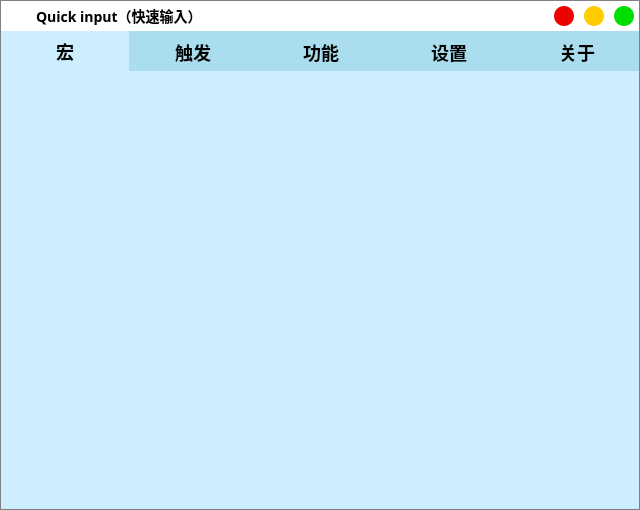
<?xml version="1.0" encoding="UTF-8"?>
<ui version="4.0">
 <class>MainUiClass</class>
 <widget class="QMainWindow" name="MainUiClass">
  <property name="windowModality">
   <enum>Qt::NonModal</enum>
  </property>
  <property name="geometry">
   <rect>
    <x>0</x>
    <y>0</y>
    <width>640</width>
    <height>510</height>
   </rect>
  </property>
  <property name="sizePolicy">
   <sizepolicy hsizetype="Fixed" vsizetype="Fixed">
    <horstretch>0</horstretch>
    <verstretch>0</verstretch>
   </sizepolicy>
  </property>
  <property name="minimumSize">
   <size>
    <width>640</width>
    <height>510</height>
   </size>
  </property>
  <property name="maximumSize">
   <size>
    <width>640</width>
    <height>510</height>
   </size>
  </property>
  <property name="cursor">
   <cursorShape>ArrowCursor</cursorShape>
  </property>
  <property name="mouseTracking">
   <bool>false</bool>
  </property>
  <property name="contextMenuPolicy">
   <enum>Qt::NoContextMenu</enum>
  </property>
  <property name="windowTitle">
   <string>Quick input（快速输入）</string>
  </property>
  <property name="windowIcon">
   <iconset resource="../.res/QuickInput.qrc">
    <normaloff>:/icon.png</normaloff>:/icon.png</iconset>
  </property>
  <property name="autoFillBackground">
   <bool>false</bool>
  </property>
  <property name="styleSheet">
   <string notr="true">*{color:black;border:none;outline:none;font-size:12px;font-family:&quot;Microsoft YaHei&quot;}QMainWindow,QDialog{border:1px solid gray}#titleWidget{background-color:white}#titleWidget *{font-size:14px}#titleWidget QPushButton,#titleWidget QCheckBox::indicator{background-color:#CCC;width:20px;height:20px;border-radius:10px}#titleWidget QCheckBox::indicator:checked{image:url(:/checked.png)}#clientWidget{background-color:#CEF}QMenu,#clientWidget QLineEdit,#clientWidget QTextEdit,#clientWidget QKeyEdit,#clientWidget QCheckBox::indicator,#clientWidget QRadioButton::indicator,#clientWidget QHeaderView,#clientWidget QHeaderView::section,#clientWidget QTableWidget,#clientWidget QTableWidget QTableCornerButton::section,#clientWidget QComboBox,#clientWidget QComboBox QAbstractItemView{background-color:white;color:black}#clientWidget QPushButton,#clientWidget QTabBar::tab,#clientWidget QTabBar::tab:first,#clientWidget QTabBar::tab:last{background-color:#ADE;color:black}#clientWidget QCheckBox::indicator,#clientWidget QRadioButton::indicator{width:20px;height:20px}#clientWidget QComboBox{padding-left:3px}QMenu::item:selected,#clientWidget QPushButton:hover,#clientWidget QCheckBox::indicator:hover,#clientWidget QRadioButton::indicator:hover,#clientWidget QTableWidget::item:hover,#clientWidget QTabBar::tab:hover,#clientWidget QTabBar::tab:first:hover,#clientWidget QTabBar::tab:last:hover{background-color:#BEF;color:black}#clientWidget QTableWidget::item:selected{background-color:#CEF;color:black}#clientWidget QTabBar::tab:selected,#clientWidget QTabBar::tab:first:selected,#clientWidget QTabBar::tab:last:selected{background-color:#CEF;color:black}#clientWidget QCheckBox::indicator:checked,#clientWidget QRadioButton::indicator:checked{image:url(:/checked.png)}#clientWidget #bnWndActive,#clientWidget #bnPos,#clientWidget #bnColorRect{background-color:white}</string>
  </property>
  <property name="animated">
   <bool>true</bool>
  </property>
  <widget class="QWidget" name="mainWidget">
   <property name="styleSheet">
    <string notr="true"/>
   </property>
   <layout class="QVBoxLayout" name="clientBox">
    <property name="spacing">
     <number>0</number>
    </property>
    <property name="leftMargin">
     <number>1</number>
    </property>
    <property name="topMargin">
     <number>1</number>
    </property>
    <property name="rightMargin">
     <number>1</number>
    </property>
    <property name="bottomMargin">
     <number>1</number>
    </property>
    <item>
     <widget class="QWidget" name="titleWidget" native="true">
      <property name="sizePolicy">
       <sizepolicy hsizetype="Preferred" vsizetype="Fixed">
        <horstretch>0</horstretch>
        <verstretch>0</verstretch>
       </sizepolicy>
      </property>
      <property name="minimumSize">
       <size>
        <width>0</width>
        <height>30</height>
       </size>
      </property>
      <property name="maximumSize">
       <size>
        <width>16777215</width>
        <height>30</height>
       </size>
      </property>
      <layout class="QHBoxLayout" name="horizontalLayout">
       <property name="spacing">
        <number>10</number>
       </property>
       <property name="leftMargin">
        <number>5</number>
       </property>
       <property name="topMargin">
        <number>5</number>
       </property>
       <property name="rightMargin">
        <number>5</number>
       </property>
       <property name="bottomMargin">
        <number>5</number>
       </property>
       <item>
        <widget class="QLabel" name="lbIcon">
         <property name="sizePolicy">
          <sizepolicy hsizetype="Fixed" vsizetype="Fixed">
           <horstretch>0</horstretch>
           <verstretch>0</verstretch>
          </sizepolicy>
         </property>
         <property name="minimumSize">
          <size>
           <width>20</width>
           <height>20</height>
          </size>
         </property>
         <property name="mouseTracking">
          <bool>true</bool>
         </property>
         <property name="styleSheet">
          <string notr="true">background:none;border-image:url(:/icon.png);</string>
         </property>
         <property name="text">
          <string/>
         </property>
        </widget>
       </item>
       <item>
        <widget class="QLabel" name="lbTitle">
         <property name="sizePolicy">
          <sizepolicy hsizetype="Preferred" vsizetype="Fixed">
           <horstretch>0</horstretch>
           <verstretch>0</verstretch>
          </sizepolicy>
         </property>
         <property name="maximumSize">
          <size>
           <width>16777215</width>
           <height>20</height>
          </size>
         </property>
         <property name="font">
          <font>
           <family>Microsoft YaHei</family>
           <pointsize>-1</pointsize>
           <weight>75</weight>
           <bold>true</bold>
          </font>
         </property>
         <property name="mouseTracking">
          <bool>true</bool>
         </property>
         <property name="styleSheet">
          <string notr="true"/>
         </property>
         <property name="text">
          <string>Quick input（快速输入）</string>
         </property>
        </widget>
       </item>
       <item>
        <spacer name="titleSpacer">
         <property name="orientation">
          <enum>Qt::Horizontal</enum>
         </property>
         <property name="sizeHint" stdset="0">
          <size>
           <width>0</width>
           <height>0</height>
          </size>
         </property>
        </spacer>
       </item>
       <item>
        <widget class="QPushButton" name="bnClose">
         <property name="sizePolicy">
          <sizepolicy hsizetype="Fixed" vsizetype="Fixed">
           <horstretch>30</horstretch>
           <verstretch>20</verstretch>
          </sizepolicy>
         </property>
         <property name="minimumSize">
          <size>
           <width>20</width>
           <height>20</height>
          </size>
         </property>
         <property name="focusPolicy">
          <enum>Qt::ClickFocus</enum>
         </property>
         <property name="toolTip">
          <string>关闭</string>
         </property>
         <property name="styleSheet">
          <string notr="true">QPushButton{background-color:#E00;width:20px;height:20px;border-radius:10px;}
QPushButton:hover{background-color:#C00;}</string>
         </property>
         <property name="text">
          <string/>
         </property>
        </widget>
       </item>
       <item>
        <widget class="QPushButton" name="bnHide">
         <property name="sizePolicy">
          <sizepolicy hsizetype="Fixed" vsizetype="Fixed">
           <horstretch>30</horstretch>
           <verstretch>20</verstretch>
          </sizepolicy>
         </property>
         <property name="minimumSize">
          <size>
           <width>20</width>
           <height>20</height>
          </size>
         </property>
         <property name="focusPolicy">
          <enum>Qt::ClickFocus</enum>
         </property>
         <property name="toolTip">
          <string>隐藏</string>
         </property>
         <property name="styleSheet">
          <string notr="true">QPushButton{background-color:#FC0;width:20px;height:20px;border-radius:10px;}
QPushButton:hover{background-color:#DA0;}</string>
         </property>
         <property name="text">
          <string/>
         </property>
        </widget>
       </item>
       <item>
        <widget class="QPushButton" name="bnMin">
         <property name="sizePolicy">
          <sizepolicy hsizetype="Fixed" vsizetype="Fixed">
           <horstretch>30</horstretch>
           <verstretch>20</verstretch>
          </sizepolicy>
         </property>
         <property name="minimumSize">
          <size>
           <width>20</width>
           <height>20</height>
          </size>
         </property>
         <property name="focusPolicy">
          <enum>Qt::ClickFocus</enum>
         </property>
         <property name="toolTip">
          <string>最小化</string>
         </property>
         <property name="styleSheet">
          <string notr="true">QPushButton{background-color:#0D0;width:20px;height:20px;border-radius:10px;}
QPushButton:hover{background-color:#0B0}</string>
         </property>
         <property name="text">
          <string/>
         </property>
        </widget>
       </item>
      </layout>
     </widget>
    </item>
    <item>
     <widget class="QWidget" name="clientWidget" native="true">
      <layout class="QVBoxLayout" name="verticalLayout">
       <property name="spacing">
        <number>0</number>
       </property>
       <property name="leftMargin">
        <number>0</number>
       </property>
       <property name="topMargin">
        <number>0</number>
       </property>
       <property name="rightMargin">
        <number>0</number>
       </property>
       <property name="bottomMargin">
        <number>0</number>
       </property>
       <item>
        <widget class="QTabWidget" name="tabWidget">
         <property name="font">
          <font>
           <family>Microsoft YaHei</family>
           <pointsize>-1</pointsize>
           <weight>75</weight>
           <bold>true</bold>
          </font>
         </property>
         <property name="focusPolicy">
          <enum>Qt::ClickFocus</enum>
         </property>
         <property name="styleSheet">
          <string notr="true">QTabBar::tab,QTabBar::tab::first,QTabBar::tab::last{border:none;width:128px;height:40px;font-size:18px}#tabMacro,#tabTrigger,#tabFunc,#tabSettings,#tabAbout{background:transparent}</string>
         </property>
         <property name="tabPosition">
          <enum>QTabWidget::North</enum>
         </property>
         <property name="tabShape">
          <enum>QTabWidget::Rounded</enum>
         </property>
         <property name="currentIndex">
          <number>0</number>
         </property>
         <property name="elideMode">
          <enum>Qt::ElideNone</enum>
         </property>
         <property name="usesScrollButtons">
          <bool>false</bool>
         </property>
         <property name="documentMode">
          <bool>true</bool>
         </property>
         <widget class="QWidget" name="tabMacro">
          <attribute name="title">
           <string>宏</string>
          </attribute>
         </widget>
         <widget class="QWidget" name="tabTrigger">
          <attribute name="title">
           <string>触发</string>
          </attribute>
         </widget>
         <widget class="QWidget" name="tabFunc">
          <attribute name="title">
           <string>功能</string>
          </attribute>
         </widget>
         <widget class="QWidget" name="tabSettings">
          <attribute name="title">
           <string>设置</string>
          </attribute>
         </widget>
         <widget class="QWidget" name="tabAbout">
          <attribute name="title">
           <string>关于</string>
          </attribute>
         </widget>
        </widget>
       </item>
      </layout>
     </widget>
    </item>
   </layout>
  </widget>
 </widget>
 <resources>
  <include location="../.res/QuickInput.qrc"/>
 </resources>
 <connections/>
</ui>
